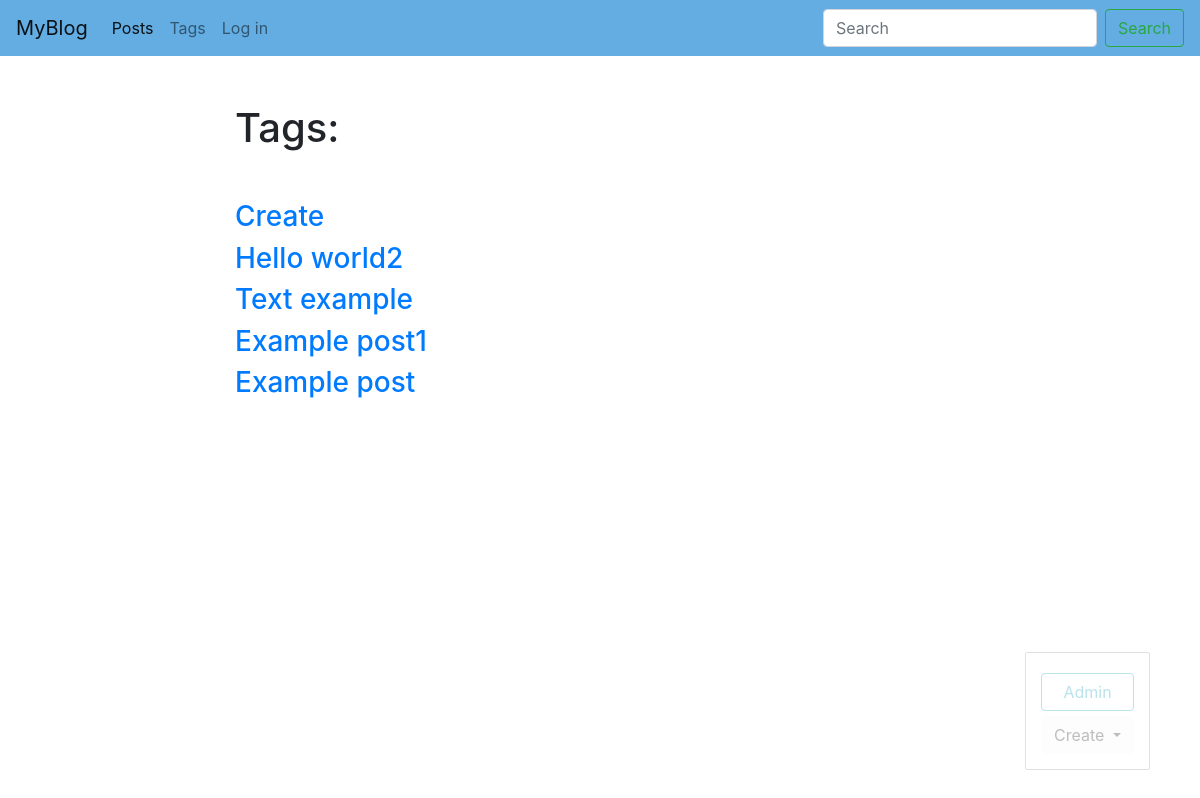
The app's page /blog/tags/ (signed in) with its own data.
### blog/models.py (models this page shows, shortened)
class Tag(models.Model):
    title = models.CharField(max_length=50)
    slug = models.SlugField(max_length=50, unique=True)
    def get_absolute_url(self):
        return reverse('tag_detail_url', kwargs={'slug': self.slug})

### blog/views.py (the view)
# urls.py: path('tags/', tags_list, name='tags_list_url'),
def tags_list(request):
    tags = Tag.objects.all()
    return render(request,'blog/tags_list.html',context={'tags':tags})

### blog/templates/blog/tags_list.html (shortened to what this page needs)
{% extends 'blog/base_blog.html' %}
{% block content %}
  <h1 class="mb-5">Tags:</h1>
  {% for tag in tags %}
    <h3><a href="{{tag.get_absolute_url}}">{{ tag.title }}</a></h3>
  {% endfor %}
{% endblock %}

### records on screen
Tag: title "Create"
Tag: title "Hello world2"
Tag: title "Text example"
Tag: title "Example post1"
Tag: title "Example post"
